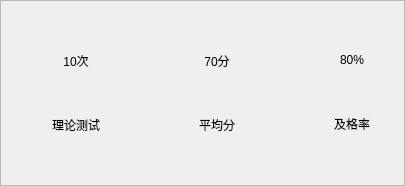
         <widget class="QFrame" name="theoryTestFrame">
          <property name="frameShape">
           <enum>QFrame::StyledPanel</enum>
          </property>
          <property name="frameShadow">
           <enum>QFrame::Raised</enum>
          </property>
          <layout class="QHBoxLayout" name="horizontalLayout_6">
           <item>
            <spacer name="horizontalSpacer_12">
             <property name="orientation">
              <enum>Qt::Horizontal</enum>
             </property>
             <property name="sizeHint" stdset="0">
              <size>
               <width>40</width>
               <height>20</height>
              </size>
             </property>
            </spacer>
           </item>
           <item>
            <layout class="QVBoxLayout" name="verticalLayout_4">
             <item>
              <spacer name="verticalSpacer_4">
               <property name="orientation">
                <enum>Qt::Vertical</enum>
               </property>
               <property name="sizeHint" stdset="0">
                <size>
                 <width>20</width>
                 <height>40</height>
                </size>
               </property>
              </spacer>
             </item>
             <item>
              <widget class="QLabel" name="theoryTestTimesLabel">
               <property name="text">
                <string>10次</string>
               </property>
               <property name="alignment">
                <set>Qt::AlignCenter</set>
               </property>
              </widget>
             </item>
             <item>
              <spacer name="verticalSpacer_5">
               <property name="orientation">
                <enum>Qt::Vertical</enum>
               </property>
               <property name="sizeHint" stdset="0">
                <size>
                 <width>20</width>
                 <height>40</height>
                </size>
               </property>
              </spacer>
             </item>
             <item>
              <widget class="QLabel" name="theoryTestTimesLabel0">
               <property name="text">
                <string>理论测试</string>
               </property>
               <property name="alignment">
                <set>Qt::AlignCenter</set>
               </property>
              </widget>
             </item>
             <item>
              <spacer name="verticalSpacer_3">
               <property name="orientation">
                <enum>Qt::Vertical</enum>
               </property>
               <property name="sizeHint" stdset="0">
                <size>
                 <width>20</width>
                 <height>40</height>
                </size>
               </property>
              </spacer>
             </item>
            </layout>
           </item>
           <item>
            <spacer name="horizontalSpacer_13">
             <property name="orientation">
              <enum>Qt::Horizontal</enum>
             </property>
             <property name="sizeHint" stdset="0">
              <size>
               <width>40</width>
               <height>20</height>
              </size>
             </property>
            </spacer>
           </item>
           <item>
            <widget class="QLabel" name="verticalLine1">
             <property name="text">
              <string/>
             </property>
            </widget>
           </item>
           <item>
            <spacer name="horizontalSpacer_14">
             <property name="orientation">
              <enum>Qt::Horizontal</enum>
             </property>
             <property name="sizeHint" stdset="0">
              <size>
               <width>40</width>
               <height>20</height>
              </size>
             </property>
            </spacer>
           </item>
           <item>
            <layout class="QVBoxLayout" name="verticalLayout_5">
             <item>
              <spacer name="verticalSpacer_6">
               <property name="orientation">
                <enum>Qt::Vertical</enum>
               </property>
               <property name="sizeHint" stdset="0">
                <size>
                 <width>20</width>
                 <height>40</height>
                </size>
               </property>
              </spacer>
             </item>
             <item>
              <widget class="QLabel" name="theoryTestAvgScoreLabel">
               <property name="text">
                <string>70分</string>
               </property>
               <property name="alignment">
                <set>Qt::AlignCenter</set>
               </property>
              </widget>
             </item>
             <item>
              <spacer name="verticalSpacer_7">
               <property name="orientation">
                <enum>Qt::Vertical</enum>
               </property>
               <property name="sizeHint" stdset="0">
                <size>
                 <width>20</width>
                 <height>40</height>
                </size>
               </property>
              </spacer>
             </item>
             <item>
              <widget class="QLabel" name="theoryTestAvgScoreLabel0">
               <property name="text">
                <string>平均分</string>
               </property>
               <property name="alignment">
                <set>Qt::AlignCenter</set>
               </property>
              </widget>
             </item>
             <item>
              <spacer name="verticalSpacer_8">
               <property name="orientation">
                <enum>Qt::Vertical</enum>
               </property>
               <property name="sizeHint" stdset="0">
                <size>
                 <width>20</width>
                 <height>40</height>
                </size>
               </property>
              </spacer>
             </item>
            </layout>
           </item>
           <item>
            <spacer name="horizontalSpacer_11">
             <property name="orientation">
              <enum>Qt::Horizontal</enum>
             </property>
             <property name="sizeHint" stdset="0">
              <size>
               <width>40</width>
               <height>20</height>
              </size>
             </property>
            </spacer>
           </item>
           <item>
            <widget class="QLabel" name="verticalLine2">
             <property name="text">
              <string/>
             </property>
            </widget>
           </item>
           <item>
            <spacer name="horizontalSpacer_10">
             <property name="orientation">
              <enum>Qt::Horizontal</enum>
             </property>
             <property name="sizeHint" stdset="0">
              <size>
               <width>40</width>
               <height>20</height>
              </size>
             </property>
            </spacer>
           </item>
           <item>
            <layout class="QVBoxLayout" name="verticalLayout_6">
             <item>
              <spacer name="verticalSpacer_9">
               <property name="orientation">
                <enum>Qt::Vertical</enum>
               </property>
               <property name="sizeHint" stdset="0">
                <size>
                 <width>20</width>
                 <height>40</height>
                </size>
               </property>
              </spacer>
             </item>
             <item>
              <widget class="QLabel" name="theoryTestPassRateLabel">
               <property name="text">
                <string>80%</string>
               </property>
               <property name="alignment">
                <set>Qt::AlignCenter</set>
               </property>
              </widget>
             </item>
             <item>
              <spacer name="verticalSpacer_10">
               <property name="orientation">
                <enum>Qt::Vertical</enum>
               </property>
               <property name="sizeHint" stdset="0">
                <size>
                 <width>20</width>
                 <height>40</height>
                </size>
               </property>
              </spacer>
             </item>
             <item>
              <widget class="QLabel" name="theoryTestPassRateLabel0">
               <property name="text">
                <string>及格率</string>
               </property>
               <property name="alignment">
                <set>Qt::AlignCenter</set>
               </property>
              </widget>
             </item>
             <item>
              <spacer name="verticalSpacer_11">
               <property name="orientation">
                <enum>Qt::Vertical</enum>
               </property>
               <property name="sizeHint" stdset="0">
                <size>
                 <width>20</width>
                 <height>40</height>
                </size>
               </property>
              </spacer>
             </item>
            </layout>
           </item>
           <item>
            <spacer name="horizontalSpacer_9">
             <property name="orientation">
              <enum>Qt::Horizontal</enum>
             </property>
             <property name="sizeHint" stdset="0">
              <size>
               <width>23</width>
               <height>20</height>
              </size>
             </property>
            </spacer>
           </item>
          </layout>
         </widget>
